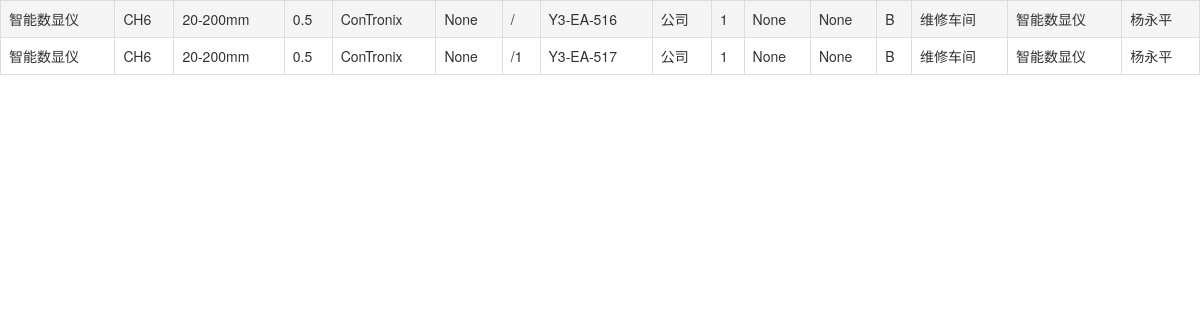
The page / on the database its author committed.
### app01/models.py (models this page shows)
class Taizhang(models.Model):
    calibration_department_choice = (
        (0,'公司'),
        (1,'特种'),
        (2,'宜昌'),
        (3,'宜都'),
        (4,'广东'),
        (5,'广电'),
    )
    calibration_time_choice = (
        (0,'半年'),
        (1,'1年'),
        (2,'2年'),
    )
    device_type_choice = (
        (0, 'B类'),
        (1, 'A类'),
        (2, 'C类'),
    )
    device_user_department_choice = (
        (0, '设备科'),
        (1, '环保科'),
        (2, '生产计划科'),
        (3, '信息科'),
        (4, '技术科'),
        (5, '质量科'),
    )
    device_name = models.CharField(max_length=32,verbose_name='设备名称')
    device_model = models.CharField(max_length=64,verbose_name='设备型号')
    device_range = models.CharField(max_length=64,verbose_name='量程')
    device_precision = models.CharField(max_length=64,verbose_name='精度')
    manufacturer = models.CharField(max_length=64,verbose_name='制造商')
    Commissioning_date = models.DateTimeField(null=True, blank=True, verbose_name='启用日期')
    device_number = models.CharField(max_length=128,unique=True,verbose_name='设备编号')
    device_factory_number = models.CharField(max_length=128,unique=True,verbose_name='本厂编号')
    calibration_department = models.SmallIntegerField(choices=calibration_department_choice,default=0,verbose_name='检定部门')
    calibration_cycle = models.SmallIntegerField(choices=calibration_department_choice,default=1,verbose_name='检定周期')
    calibration_time = models.DateTimeField(null=True, blank=True, verbose_name='检定日期')
    expire_time = models.DateTimeField(null=True, blank=True, verbose_name='到期日期')
    device_type = models.SmallIntegerField(choices=device_type_choice, default=0, verbose_name='设备类型')
    device_user_department = models.SmallIntegerField(choices=device_user_department_choice, default=1, verbose_name='所属部门')
    node = models.CharField(max_length=128,null=True)

### app01/views.py (the view)
# urls.py: path('', views.TaizhangTable.as_view()),
class TaizhangTable(views.View):
    def get(self,request):
        shuju = Taizhang.objects.all()
        print(shuju[0].calibration_time)
        return render(request, 'index.html',{'shuju':shuju})

### templates/index.html (shortened to what this page needs)
<!DOCTYPE html>
<html lang="en">
<head>
    <link rel="stylesheet" href="/static/plugins/bootstrap-3.3.7-dist/css/bootstrap.css" />
</head>
<body>
    <table class="table table-bordered table-hover">
        {% for i in shuju %}
            <tr>
            <td>{{ i.device_name }}</td>
            <td>{{ i.device_model }}</td>
            <td>{{ i.device_range }}</td>
            <td>{{ i.device_precision }}</td>
            <td>{{ i.manufacturer }}</td>
            <td>{{ i.Commissioning_date }}</td>
            <td>{{ i.device_number }}</td>
            <td>{{ i.device_factory_number }}</td>
            <td>{{ i.calibration_department }}</td>
            <td>{{ i.calibration_cycle }}</td>
            <td>{{ i.calibration_time }}</td>
            <td>{{ i.expire_time }}</td>
            <td>{{ i.device_type }}</td>
            <td>{{ i.device_user_department }}</td>
            <td>{{ i.device_name }}</td>
            <td>{{ i.node }}</td>
            </tr>
        {% endfor %}
    </table>
</body>
</html>

### rows shown on the page
Taizhang: device_name "智能数显仪", device_model "CH6", device_range "20-200mm", device_precision "0.5", manufacturer "ConTronix", Commissioning_date "None", device_number "/", device_factory_number "Y3-EA-516", calibration_department "公司", calibration_cycle "1", calibration_time "None", expire_time "None", device_type "B", device_user_department "维修车间", node "杨永平"
Taizhang: device_name "智能数显仪", device_model "CH6", device_range "20-200mm", device_precision "0.5", manufacturer "ConTronix", Commissioning_date "None", device_number "/1", device_factory_number "Y3-EA-517", calibration_department "公司", calibration_cycle "1", calibration_time "None", expire_time "None", device_type "B", device_user_department "维修车间", node "杨永平"
